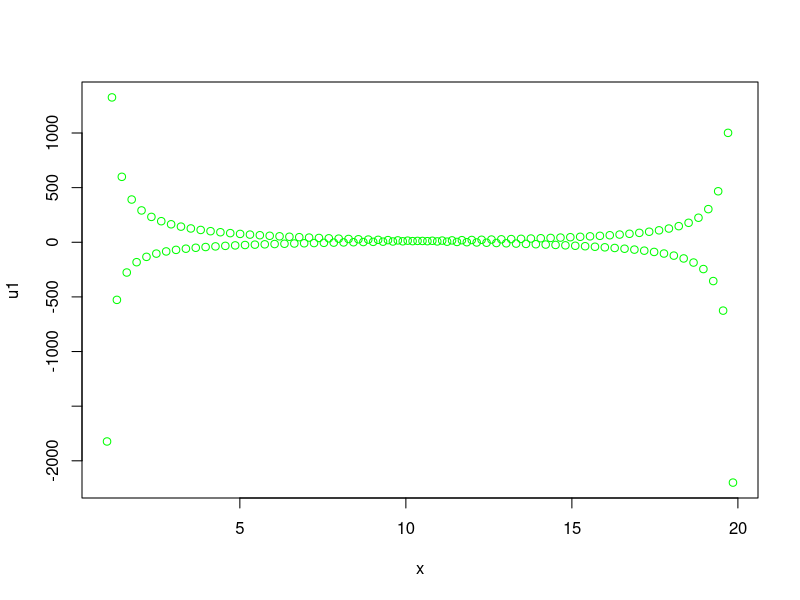

Here is the R script that generated this plot:
# Computational Methods of data analysis
# Source : page 255

############################ SOURCE ####################
#  clear all; close all; % clear all variables and figures
#  L=20; % define the computational domain [-L/2,L/2]
#  n=128; % define the number of Fourier modes 2^n
#  x2=linspace(-L/2,L/2,n+1); % define the domain discretization
#   x=x2(1:n); % consider only the first n points: periodicity
#   dx=x(2)-x(1); % dx value needed for finite difference
#   u=sech(x); % function to take a derivative of
#   ut=fft(u); % FFT the function
#   k=(2*pi/L)*[0:(n/2-1) (-n/2):-1]; % k rescaled to 2pi domain
#   % FFT calculation of derivatives
#   ut1=i*k.*ut; % first derivative
#   ut2=-k.*k.*ut; % second derivative
#   u1=real(ifft(ut1)); u2=real(ifft(ut2)); % inverse transform
#   u1exact=-sech(x).*tanh(x); % analytic first derivative
#   u2exact=sech(x)-2*sech(x).^3; % analytic second derivative
#   % Finite difference calculation of first derivative
#   % 2nd-order accurate
#   ux(1)=(-3*u(1)+4*u(2)-u(3))/(2*dx);
#   for j=2:n-1
#   ux(j)=(u(j+1)-u(j-1))/(2*dx);
#   end
#   ux(n)=(3*u(n)-4*u(n-1)+u(n-2))/(2*dx);
#   % 4th-order accurate
#   ux2(1)=(-3*u(1)+4*u(2)-u(3))/(2*dx);
#   ux2(2)=(-3*u(2)+4*u(3)-u(4))/(2*dx);
#   for j=3:n-2
#   ux2(j)=(-u(j+2)+8*u(j+1)-8*u(j-1)+u(j-2))/(12*dx);
#   end
#   ux2(n-1)=(3*u(n-1)-4*u(n-2)+u(n-3))/(2*dx);

#########################################

L <- 20 # define the computational domain [-L/2, L/2]
n <- 128 #define the number of Fourier modes 2^n

#x2 <- seq(from=-L/2, to = L/2, length.out = n+1) # define the domain discretization
x2 <- seq(from=1, to = L, length.out = n+1)

x <- x2[1:n] # consider only the first n points: periodicity
dx <- x[2]-x[1] #dx value needed for finite difference

u <- acosh(x) # function to take a derivative of
ut <- fft(u) # FFT the function

k <- (2*pi/L)*c(0:(n/2-1),(-n/2):-1) # k rescaled to 2*pi domain

# FFT calculation of derivatives
i <- 1i # in R, i is not defined directly the way of use is 0+1i
ut1 <- i*k *ut   # first derivative
ut2 <- (i*k)^2 * ut # second derivative

u1 <- Re(fft(ut1,inverse=T)) #inversing the transformation
u2 <- Re(fft(ut2,inverse=T)) #inversing the transformation

u1exact=-acosh(x)*tanh(x); #analytic first derivative
u2exact=acosh(x)-2*acosh(x)^3; # analytic second derivative

#plot(x,u1exact,type='l',col='red')
plot(x,u1,col='green')


